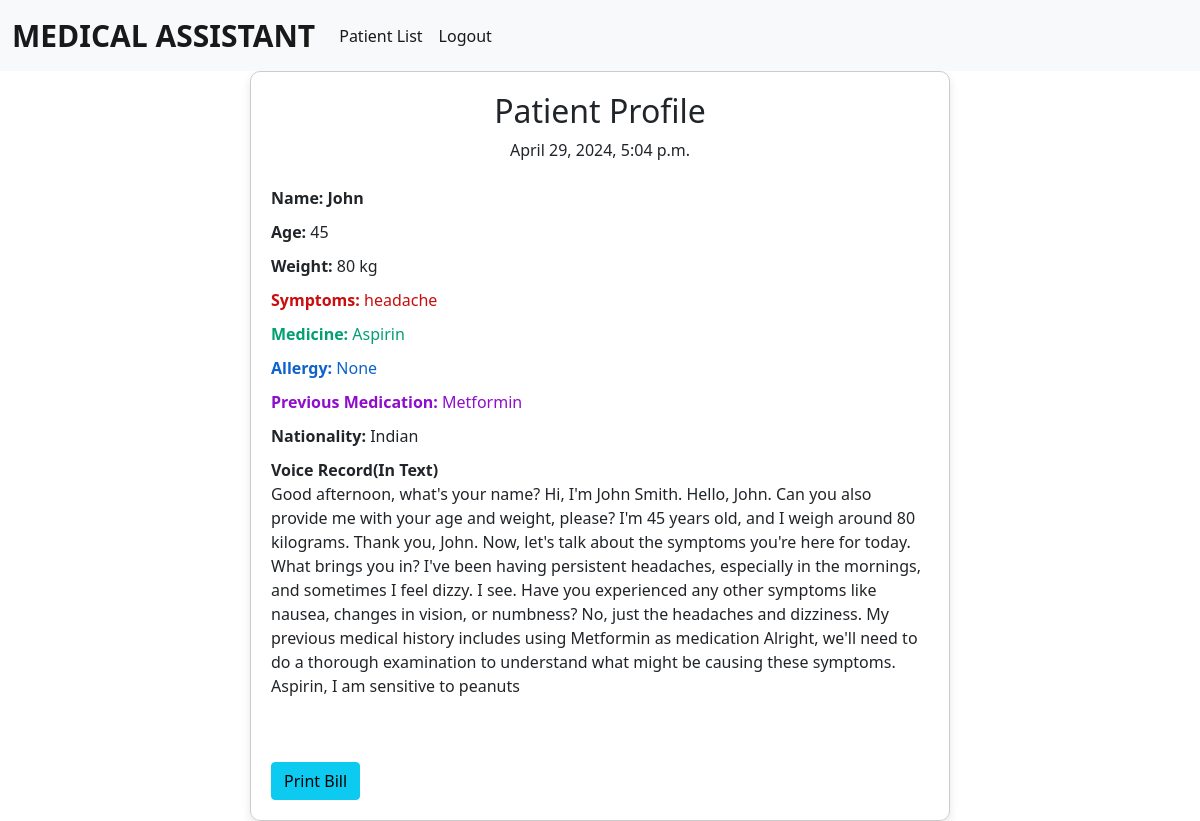
The app's page /patientprofile/1 with its own data.
### app/models.py (models this page shows)
class PatentData(models.Model):
    name = models.CharField(max_length=100, null=True)
    age = models.CharField(max_length=100, null=True)
    medicine = models.CharField(max_length=100, null=True)
    allergy = models.CharField(max_length=100, null=True)
    previous_medication = models.CharField(max_length=100, null=True)
    weight = models.CharField(max_length=100, null=True)
    symptoms = models.TextField(null=True)
    recdata = models.TextField(null=True)
    created_at = models.DateTimeField(auto_now_add=True)

### app/views.py (the view)
# urls.py: path('patientprofile/<int:idd>', views.patientprofile, name='patientprofile'),
def patientprofile(request,idd):
    pdata = PatentData.objects.get(id=idd)
    return render(request, 'patientprofile.html',{"pdata":pdata})

### template/patientprofile.html (shortened to what this page needs)
{% load static %}
<!DOCTYPE html>
<html lang="en">
<head>
    <link href="https://cdn.jsdelivr.net/npm/bootstrap@5.0.2/dist/css/bootstrap.min.css" rel="stylesheet">
</head>
<body>
     <nav class="navbar navbar-expand-lg navbar-light bg-light">
      <div class="container-fluid">
        <a class="navbar-brand" href="#" style="font-weight: bold; font-size: 30px;">MEDICAL ASSISTANT   </a>
        <div class="collapse navbar-collapse" id="navbarSupportedContent">
          <ul class="navbar-nav me-auto mb-2 mb-lg-0">
            <li class="nav-item">
              <a class="nav-link active" aria-current="page" href="{% url 'patientlist' %}">Patient List</a>
            </li>
            <li class="nav-item">
              <a class="nav-link active" aria-current="page" href="{% url 'index' %}">Logout</a>
            </li>
          </ul>
        </div>
      </div>
    </nav>
  <div class="container">
    <div class="profile-card">
      <h2 class="text-center">Patient Profile</h2>
        <p class="text-center  mb-4">{{ pdata.created_at}}</p>
      <div class="profile-field" style="font-weight: bold;">
        <strong>Name:</strong> {{pdata.name}}
      </div>
      <div class="profile-field">
        <strong>Age:</strong> {{pdata.age}}
      </div>
      <div class="profile-field">
        <strong>Weight:</strong> {{pdata.weight}} kg
      </div>
      <div class="profile-field" style="color: rgb(203, 13, 13);">
        <strong>Symptoms:</strong> {{pdata.symptoms}}
      </div>
      <div class="profile-field" style="color: rgb(0, 160, 115);">
        <strong>Medicine:</strong> {{pdata.medicine}}
      </div>
      <div class="profile-field" style="color: rgb(13, 98, 203);">
        <strong>Allergy:</strong> {{pdata.allergy}}
      </div>
      <div class="profile-field" style="color: rgb(143, 13, 203);">
        <strong>Previous Medication:</strong> {{pdata.previous_medication}}
      </div>
      <div class="profile-field">
        <strong>Nationality:</strong> Indian
      </div>
      <div class="profile-field">
        <strong>Voice Record(In Text)</strong>
        <p>
          {{pdata.recdata}}
        </p>
      </div>
      <br><br>
      <button class="btn btn-info" onclick="print()">
        Print Bill
      </button>
    </div>
  </div>
</body>
</html>

### template/patientprofile.html (style rules this page uses)
.profile-card { max-width: 700px; margin: 0 auto; padding: 20px; border: 1px solid #ccc; border-radius: 10px; box-shadow: 0 4px 8px rgba(0, 0, 0, 0.1); }
.profile-field { margin-bottom: 10px; }

### records on screen
PatentData: created_at "April 29, 2024, 5:04 p.m.", name "John", age "45", weight "80", symptoms "headache", medicine "Aspirin", allergy "None", previous_medication "Metformin", recdata "Good afternoon, what's your name? Hi, I'm John Smith. Hello, John. Can you also provide me with your age and weight, please? I'm 45 years old, and I weigh around 80 kilograms. Thank you, John. Now, let's talk about the symptoms you're here for today. What brings you in? I've been having persistent headaches, especially in the mornings, and sometimes I feel dizzy. I see. Have you experienced any other symptoms like nausea, changes in vision, or numbness? No, just the headaches and dizziness. My previous medical history includes using Metformin as medication Alright, we'll need to do a thorough examination to understand what might be causing these symptoms. Aspirin, I am sensitive to peanuts"
